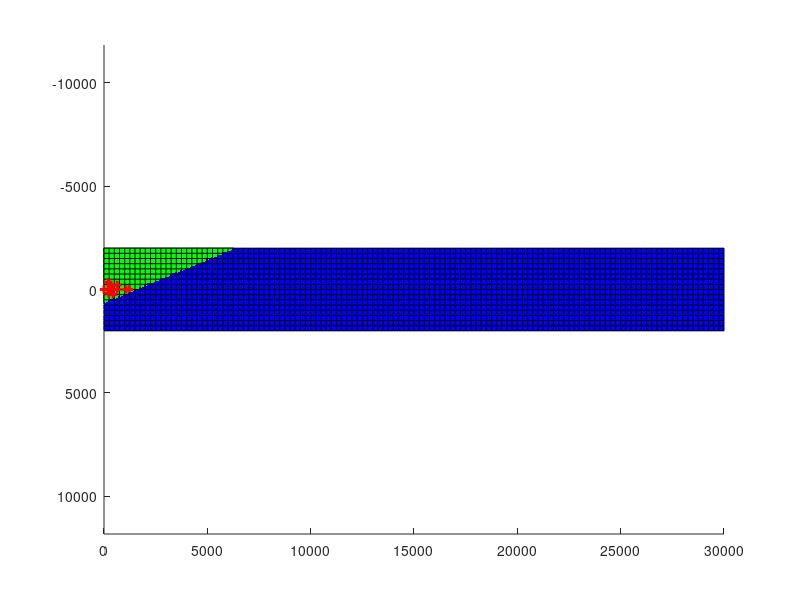

Here is the MATLAB script that generated this plot: (Note: this script raises an error after producing the figure.)

%road plane centered at the 15m mark in x from our origin (where the road
%starts)
plane_norm = [0;0;1];
plane_loc = [1500;0;0];

%adjust road plane for centroid intersection, assuming scene's
%280m length and approximate centroid height at that distance of 1m
%which is 0.2deg about y, then rotating about the z axis 20deg
ang_y = -5;
rotation_y = [cosd(ang_y)   0   sind(ang_y);
             0            1          0;
             -sind(ang_y)  0   cosd(ang_y)];
ang_z = 45;
rotation_z = [cosd(ang_z)  -sind(ang_z)  0;
             sind(ang_z)   cosd(ang_z)  0;
             0            0           1];
ang_x = 5;
rotation_x = [1          0           0;
             0   cosd(ang_x)  -sind(ang_x);
             0   sind(ang_x)  cosd(ang_x)];
plane_norm_r1 = rotation_y*plane_norm;
plane_norm_r2 = rotation_z*plane_norm_r1;
plane_norm_r3 = rotation_x*plane_norm_r2;
plane_norm_f = plane_norm_r3;

point = plane_loc';
normal = plane_norm_f';

%# a plane is a*x+b*y+c*z+d=0
%# [a,b,c] is the normal. Thus, we have to calculate
%# d and we're set
d = -point*normal'; %'# dot product for less typing

%# create x,y
[xx,yy]=ndgrid(0:250:30000,-2000:250:2000);

%# calculate corresponding z
z = (-normal(1)*xx - normal(2)*yy - d)/normal(3);

%measurement plane (our world coord axes)
point = [0 0 0];
normal = [0 0 1];
d = -point*normal';

[xx2,yy2]=ndgrid(0:250:30000,-2000:250:2000);

%# calculate corresponding z
z2 = (-normal(1)*xx2 - normal(2)*yy2 - d)/normal(3);

%plot calibration points
calib_x = [0	199.5	233.5	340.5	440	640	1068	1221	340.5	640	440	233.5	199.5];
calib_y = [0	0	0	0	0	0	0	0	-223.5	-220	242	192	-352];
calib_z = [0	0	0	0	0	0	0	0	0	0	0	216	212.2];

%based on manually selected pixels
maxPnts = 99;
startPnt = 1;

%# plot the surface
figure
axis equal
h = gca;  % Handle to currently active axes
set(h, 'YDir', 'reverse');
hold on
surf(xx,yy,z,'FaceColor','b')
surf(xx2,yy2,z2,'FaceColor','g')
plot3(calib_x,calib_y,calib_z,'r+','LineWidth',2)
plot3(camOrigin(1),camOrigin(2),camOrigin(3),'yo','LineWidth',2)
plot3(positionsCars_x(:,startPnt:(startPnt+maxPnts-1)),positionsCars_y(:,startPnt:(startPnt+maxPnts-1)),zeros(maxCars,maxPnts),'yx','LineWidth',2)

for cars=1:maxCars
    for pnts=startPnt:(startPnt+maxPnts-1)
        plot3([camOrigin(1), positionsCars_x(cars,pnts)],[camOrigin(2), positionsCars_y(cars,pnts)],[camOrigin(3), positionsCars_z(cars,pnts)],'y','LineWidth',1);
    end
end
hold off
